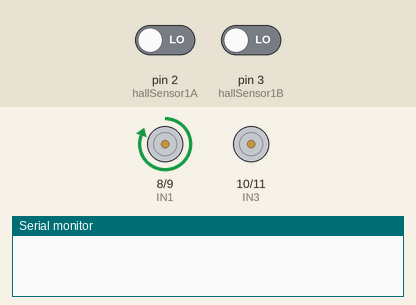
Simulated run of this sketch. Board: Arduino Uno, built with avr-gcc and run on an emulated ATmega328P. Shown: motor-driver pin pairs drawn as motors (green arrow = first pin HIGH = forward, orange = second pin HIGH = backward, longer = more drive, scaled by the enable pin), the last lines printed to the serial monitor. Inputs (shaded band) come from the test bench; at power-on: pin 2 (hallSensor1A) LOW, pin 3 (hallSensor1B) LOW.

Above: at 1.0 s.
At 3.0 s:
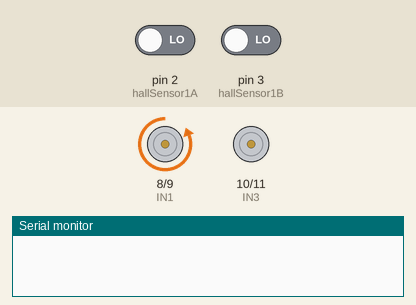
At 5.0 s:
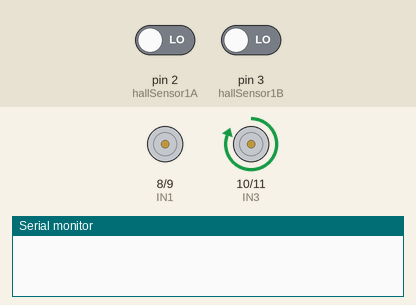
At 9.0 s:
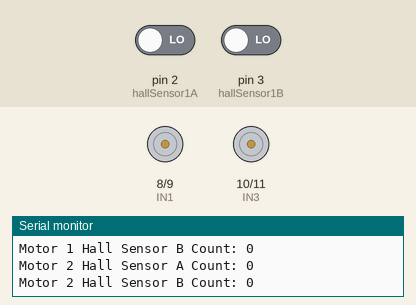
Timing chart, 0 to 13.1 s (numbered marks = the images above):
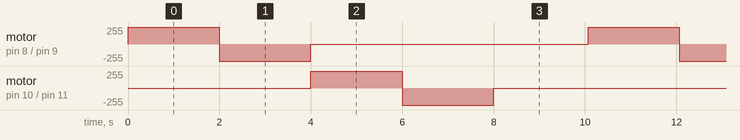

The sketch:

testMotors.ino
```cpp
// Motor A (Right) pins
const int ENA = 5;  // Enable pin for motor A (PWM)
const int IN1 = 8;  // Control pin 1 for motor A
const int IN2 = 9;  // Control pin 2 for motor A

// Motor B (Left) pins
const int ENB = 6;  // Enable pin for motor B (PWM)
const int IN3 = 10; // Control pin 1 for motor B
const int IN4 = 11; // Control pin 2 for motor B

// Hall sensor pins
const int hallSensor1A = 2; // Hall sensor A for motor 1
const int hallSensor1B = 3; // Hall sensor B for motor 1
const int hallSensor2A = 4; // Hall sensor A for motor 2
const int hallSensor2B = 5; // Hall sensor B for motor 2

// Encoder counters
volatile long hallCount1A = 0;
volatile long hallCount1B = 0;
volatile long hallCount2A = 0;
volatile long hallCount2B = 0;

// Interrupt service routines
void hallSensor1A_ISR() {
  hallCount1A++;
}

void hallSensor1B_ISR() {
  hallCount1B++;
}

void hallSensor2A_ISR() {
  hallCount2A++;
}

void hallSensor2B_ISR() {
  hallCount2B++;
}

void setup() {
  // Set all the motor control pins to outputs
  pinMode(ENA, OUTPUT);
  pinMode(IN1, OUTPUT);
  pinMode(IN2, OUTPUT);
  pinMode(ENB, OUTPUT);
  pinMode(IN3, OUTPUT);
  pinMode(IN4, OUTPUT);

  // Initialize motors to off
  digitalWrite(ENA, LOW);
  digitalWrite(ENB, LOW);

  // Set Hall sensor pins to inputs
  pinMode(hallSensor1A, INPUT);
  pinMode(hallSensor1B, INPUT);
  pinMode(hallSensor2A, INPUT);
  pinMode(hallSensor2B, INPUT);

  // Attach interrupts to Hall sensor pins
  attachInterrupt(digitalPinToInterrupt(hallSensor1A), hallSensor1A_ISR, RISING);
  attachInterrupt(digitalPinToInterrupt(hallSensor1B), hallSensor1B_ISR, RISING);
  attachInterrupt(digitalPinToInterrupt(hallSensor2A), hallSensor2A_ISR, RISING);
  attachInterrupt(digitalPinToInterrupt(hallSensor2B), hallSensor2B_ISR, RISING);

  // Initialize serial communication
  Serial.begin(9600);
}

void loop() {
  // Test Motor A (Right)
  digitalWrite(IN1, HIGH);
  digitalWrite(IN2, LOW);
  analogWrite(ENA, 255); // Full speed

  delay(2000); // Run for 2 seconds

  digitalWrite(IN1, LOW);
  digitalWrite(IN2, HIGH);
  analogWrite(ENA, 255); // Full speed in reverse

  delay(2000); // Run for 2 seconds

  digitalWrite(ENA, LOW); // Stop Motor A

  // Test Motor B (Left)
  digitalWrite(IN3, HIGH);
  digitalWrite(IN4, LOW);
  analogWrite(ENB, 255); // Full speed

  delay(2000); // Run for 2 seconds

  digitalWrite(IN3, LOW);
  digitalWrite(IN4, HIGH);
  analogWrite(ENB, 255); // Full speed in reverse

  delay(2000); // Run for 2 seconds

  digitalWrite(ENB, LOW); // Stop Motor B

  // Print Hall sensor counts
  Serial.print("Motor 1 Hall Sensor A Count: ");
  Serial.println(hallCount1A);
  Serial.print("Motor 1 Hall Sensor B Count: ");
  Serial.println(hallCount1B);
  Serial.print("Motor 2 Hall Sensor A Count: ");
  Serial.println(hallCount2A);
  Serial.print("Motor 2 Hall Sensor B Count: ");
  Serial.println(hallCount2B);

  delay(2000); // Wait for 2 seconds before repeating
}
```

Measured:
- by itself, motor on pin 8 (IN1) / pin 9 (IN2), motor on pin 10 (IN3) / pin 11 (IN4): repeats every 10.1 s: backward 255/255 2.0 s, stopped 6.1 s, forward 255/255 2.0 s
